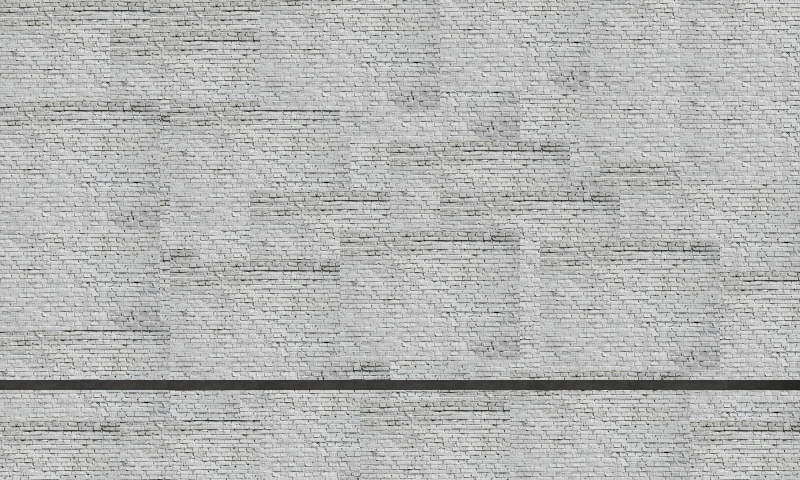

A level layout from a 2D game, rendered from its tile map. Below: a short description, then the map file with tile-grid data replaced by summaries:
An orthogonal 80x48 tile map with 10x10 px tiles, 1 tile layer (back).

<map version="1.0" orientation="orthogonal" renderorder="right-down" width="80" height="48" tilewidth="10" tileheight="10" nextobjectid="1">
 <tileset firstgid="1" name="main" tilewidth="10" tileheight="10" tilecount="2500">
  <image source="map1.png" width="500" height="500" />
 </tileset>
 <layer name="back" width="80" height="48">
  <data>[3840 cells, 3840 non-empty, 250 distinct tile ids]</data>
 </layer>
</map>